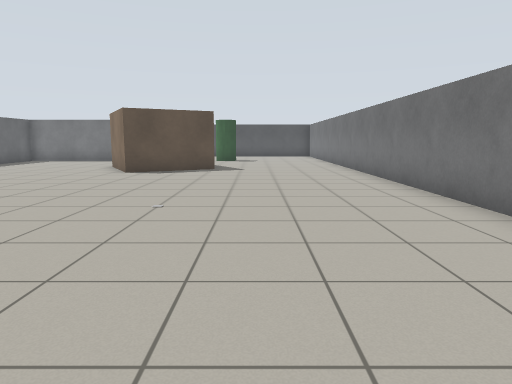
View 1 (above)

22 first-person views from a walk through a robot-simulator world made for Gazebo. The camera is 1 m above the floor, tilts 8° down and sees 70° across. The floor is counted in squares, 1 m on a side. Each view is taken from the middle of a square. On the plan, view 1 faces up. The plan holds only what a view shows up to about 13 squares ahead; the rest is blank.

View 2
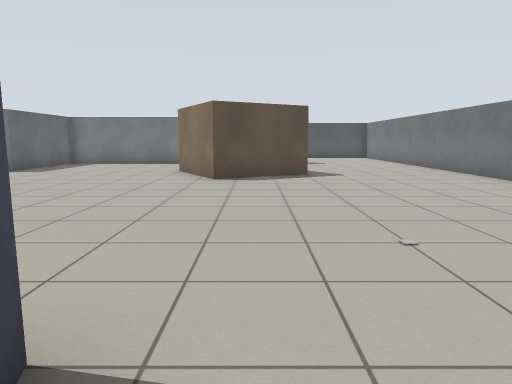

View 3
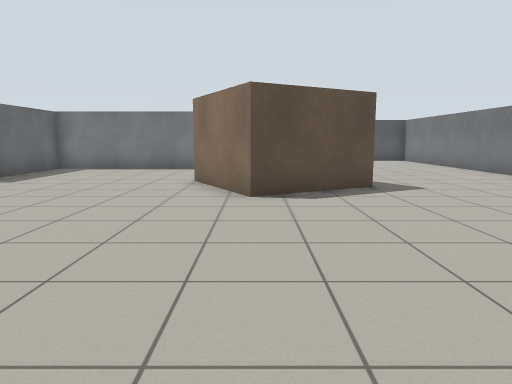

View 4
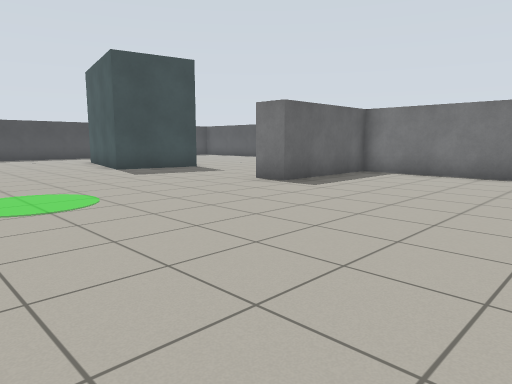

View 5
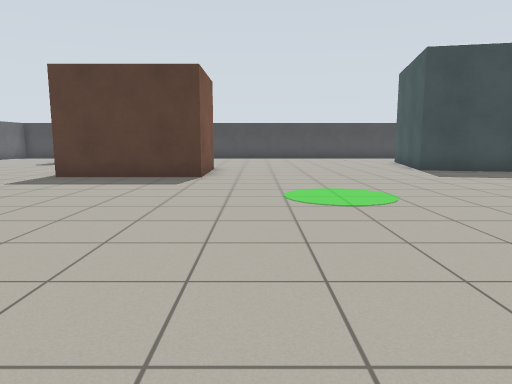

View 6
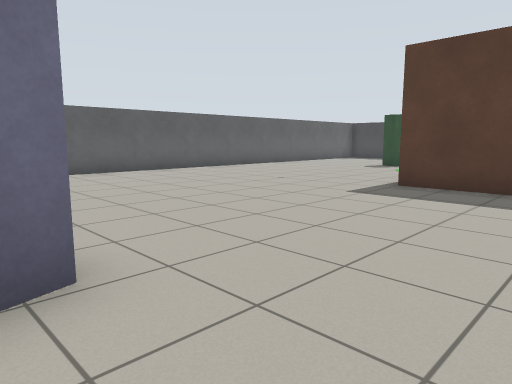

View 7
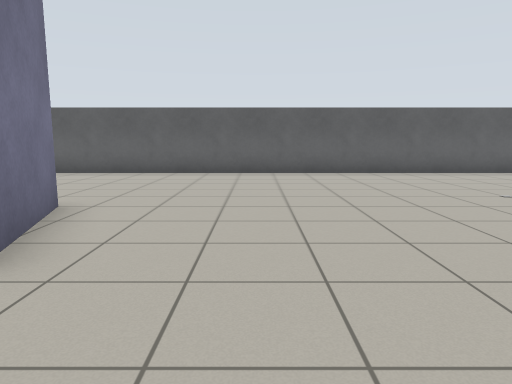

View 8
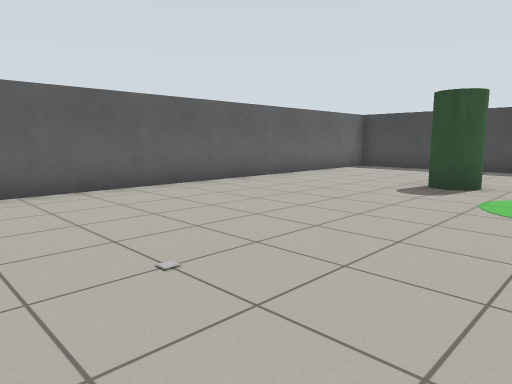

View 9
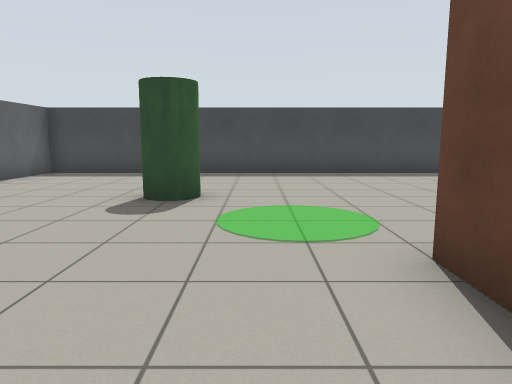

View 10
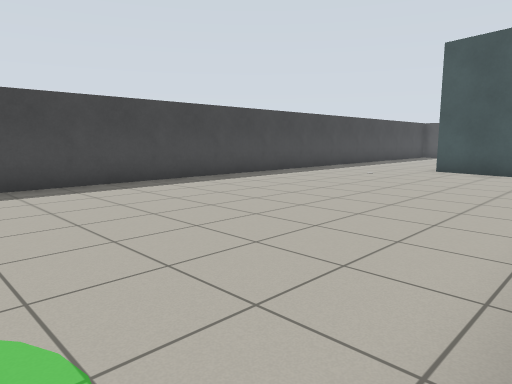

View 11
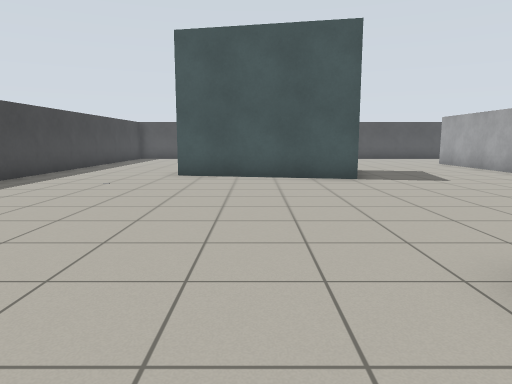

View 12
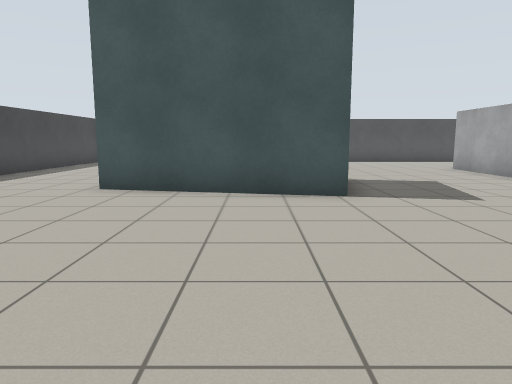

View 13
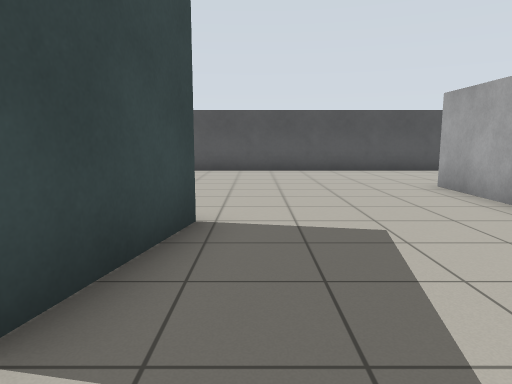

View 14
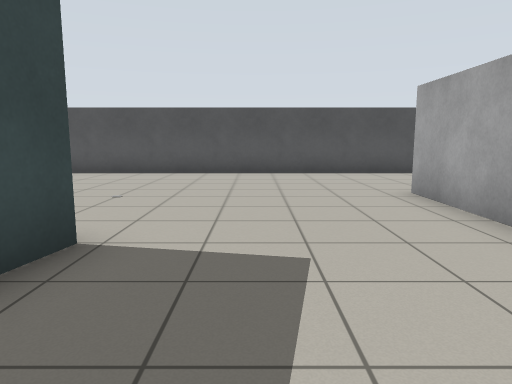

View 15
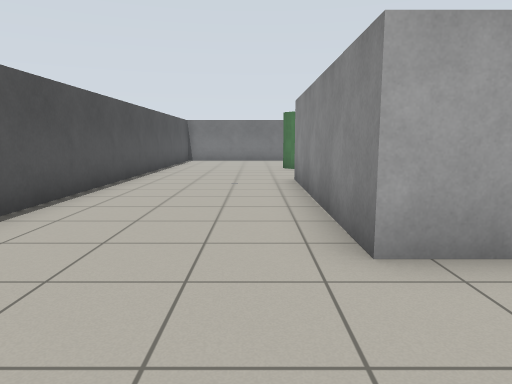

View 16
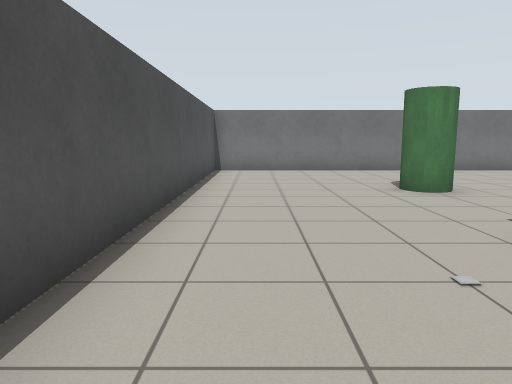

View 17
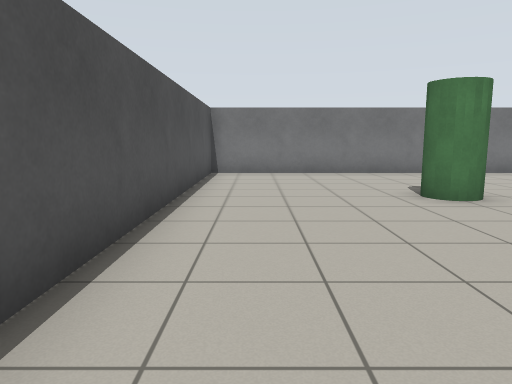

View 18
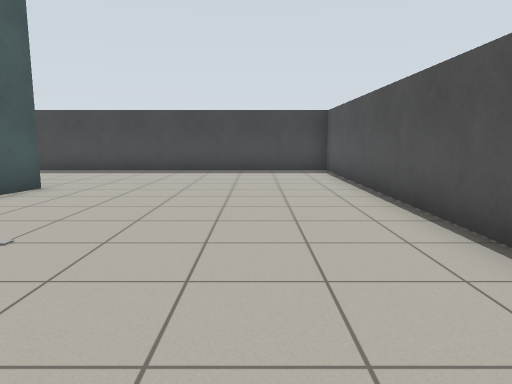

View 19
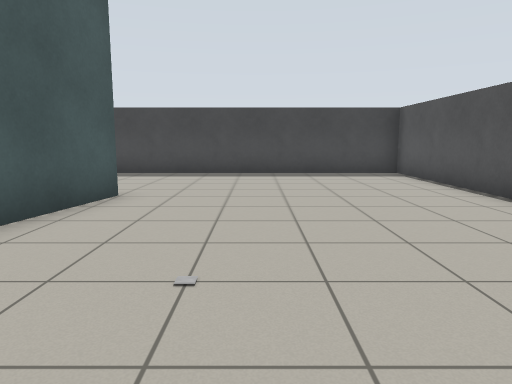

View 20
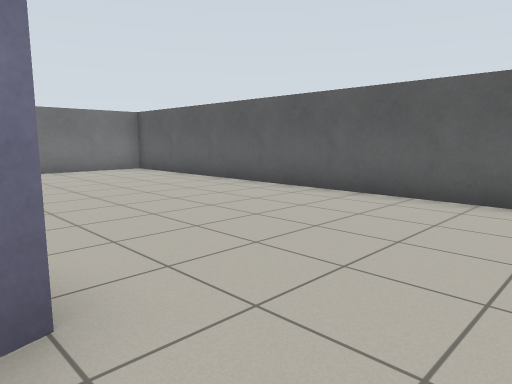

View 21
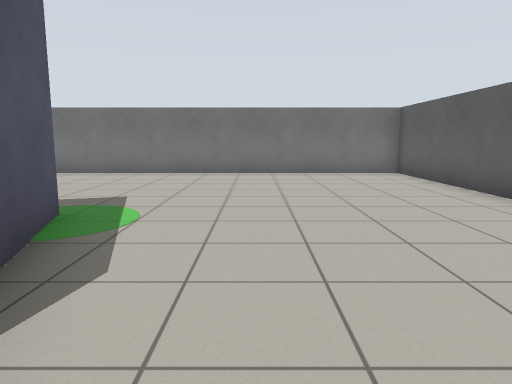

View 22
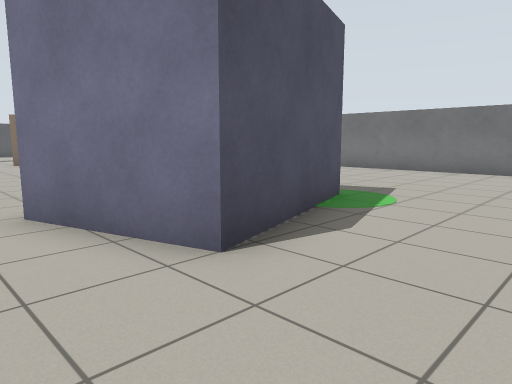

### Floor plan
Key: @ floor where view 1 was taken; # wall or solid block; . floor; B building; G grey box; C green cylinder.
Columns run from 27 left of view 1 to 4 right of it. Each row starts with its distance up from view 1.
 24 ################################
 23 #..............................#
 22 #..............................#
 21 #..............................#
 20 #..............................#
 19 #..............GGGGGGG...CC....#
 18 #..............GGGGGGG ..CC....#
 17 #..............GG.....   ......#
 16 #....BBBB .....GG.....    .....#
 15 #....     B....GG.....    .....#
 14 #....BB   B....GG.....B   .....#
 13 #......BBBB...........B  B.....#
 12 #......................BB......#
 11 #..............................#
 10 #..............................#
  9 #..............................#
  8 #..............................#
  7 #..............................#
  6 #..............................#
  5 #........BBBB........ .........#
  4 #........   B........ .........#
  3 #........   B........  B.......#
  2 #........BB B......BB   .......#
  1 #...................B  BB......#
  0 #...................BBB....@...#
 -1 #....CC........................#
 -2 #....CC........................#
 -3 # .............................#
 -4 #..............................#
 -5 #..............................#
 -6 #..............................#
 -7 ################################

Positions as (right, up) in squares from view 1, and headings:
1: (0, 0), facing up
2: (-3, 2), facing up
3: (-4, 5), facing up
4: (-5, 7), facing up-left
5: (-5, 7), facing left
6: (-7, 5), facing down-left
7: (-10, 5), facing down
8: (-13, 1), facing down-left
9: (-15, 0), facing left
10: (-18, 1), facing up-left
11: (-20, 3), facing up
12: (-19, 6), facing up
13: (-16, 11), facing up
14: (-15, 12), facing up
15: (-15, 20), facing right
16: (-9, 22), facing right
17: (-8, 22), facing right
18: (-14, 21), facing left
19: (-15, 19), facing left
20: (-9, 0), facing down-right
21: (-8, -2), facing right
22: (-9, -3), facing up-right
